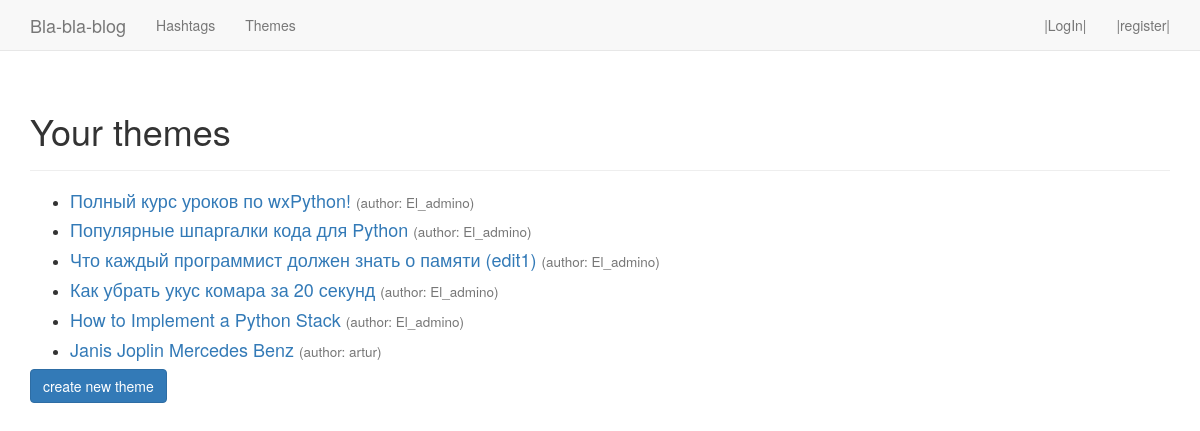
Page /themes/ on the committed database.
### blogapp/models.py (models this page shows)
class Blogpost(models.Model):
    tag = models.ForeignKey(Hashtag, on_delete=models.CASCADE)
    owner_post = models.ForeignKey(User, on_delete=models.CASCADE)
    title = models.CharField(max_length=60)
    text = models.TextField()
    date_added = models.DateTimeField(auto_now_add=True)
    razdel = '=' * 20
    def __str__(self):
        return self.title

### blogapp/views.py (the view)
# urls.py: re_path(r'^themes/$', views.themes, name='themes'),
def themes(request):
    requ = request.user
    if request.user.is_authenticated:
        themes = Blogpost.objects.filter(owner_post=requ).\
            order_by('date_added')
    else:
        themes = Blogpost.objects.order_by('date_added')
    context = {'themes': themes, 'req_user': requ}
    return render(request, 'blogapp/themes.html', context)

### blogapp/templates/blogapp/themes.html (shortened to what this page needs)
{% extends 'blogapp/base.html' %}
{% load bootstrap3 %}
{% block header %}
    <h1>Your themes</h1>
{% endblock header %}
{% block content %}
<ul>
    {% for post in themes %}
        <li><h4>
                <a href="{% url 'blogapp:post' post.id %}">
                    {{post}}
                </a>
            <small>(author: {{ post.owner_post }})</small>
        </h4></li>
    {% empty %}
        <p>Not yet</p>
    {% endfor %}
</ul>
{% buttons  %}
    <a href="{% url 'blogapp:new_theme' %}">
        <button name="submit" class="btn btn-primary">
            create new theme
        </button>
    </a>
{% endbuttons %}
{% endblock content %}

### rows in the picture
Blogpost: title "Полный курс уроков по wxPython!", owner_post "El_admino"
Blogpost: title "Популярные шпаргалки кода для Python", owner_post "El_admino"
Blogpost: title "Что каждый программист должен знать о памяти (edit1)", owner_post "El_admino"
Blogpost: title "Как убрать укус комара за 20 секунд", owner_post "El_admino"
Blogpost: title "How to Implement a Python Stack", owner_post "El_admino"
Blogpost: title "Janis Joplin Mercedes Benz", owner_post "artur"
